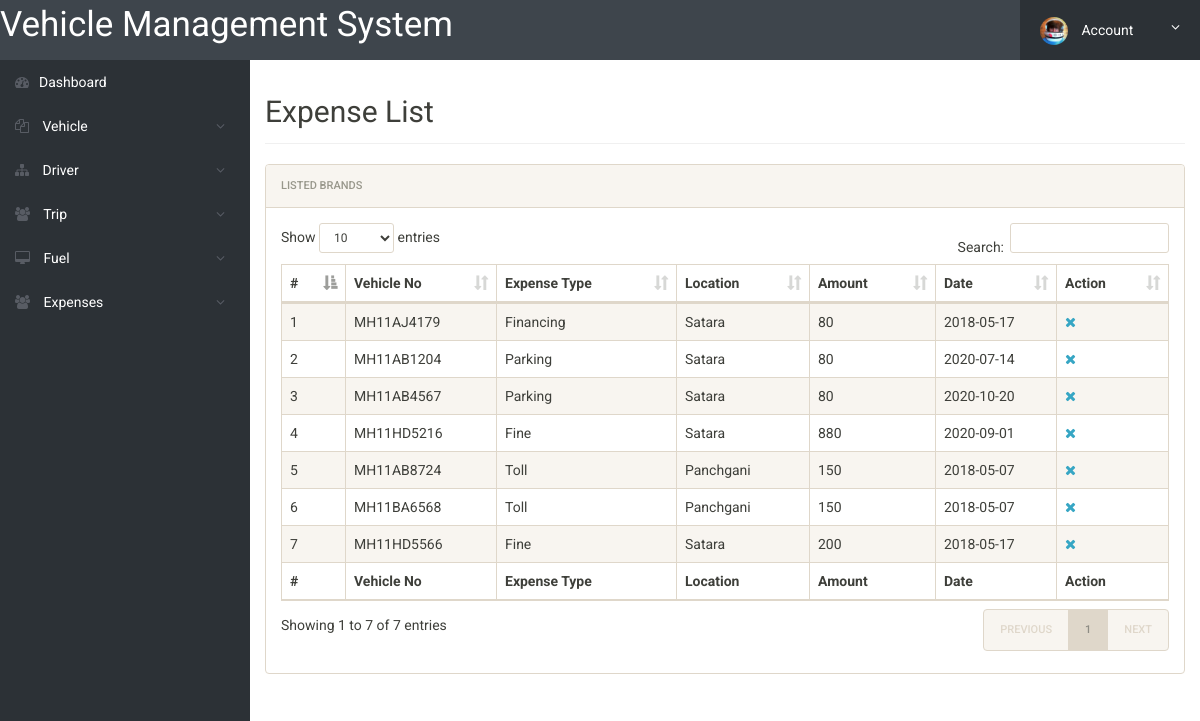
/Expense-List.php (signed in), run on the app's committed database.
### tables this page shows
CREATE TABLE `tblexpense` (
  `id` int(5) NOT NULL,
  `Vehicle_No` varchar(14) NOT NULL,
  `Expense_Type` varchar(20) NOT NULL,
  `Location` varchar(40) NOT NULL,
  `Amount` int(11) NOT NULL,
  `Date` date NOT NULL
);

### Expense-List.php (the view, shortened to what this page needs)
<?php
include('includes/config.php');
if(strlen($_SESSION['alogin'])==0)
{
	header('location:index.php');
}
else{
?>
<!doctype html>
<html lang="en" class="no-js">
<head>
	<link rel="stylesheet" href="css/font-awesome.min.css">
	<link rel="stylesheet" href="css/bootstrap.min.css">
	<link rel="stylesheet" href="css/dataTables.bootstrap.min.css">
	<link rel="stylesheet" href="css/bootstrap-social.css">
	<link rel="stylesheet" href="css/bootstrap-select.css">
	<link rel="stylesheet" href="css/fileinput.min.css">
	<link rel="stylesheet" href="css/awesome-bootstrap-checkbox.css">
	<link rel="stylesheet" href="css/style.css">
</head>
<body>
	<?php include('includes/header.php');?>
	<div class="ts-main-content">
		<?php include('includes/leftbar.php');?>
		<div class="content-wrapper">
			<div class="container-fluid">
				<div class="row">
					<div class="col-md-12">
						<h2 class="page-title">Expense List</h2>
						<div class="panel panel-default">
							<div class="panel-heading">Listed  Brands</div>
							<div class="panel-body">
								<table id="zctb" class="display table table-striped table-bordered table-hover" cellspacing="0" width="100%">
									<thead>
										<tr>
										<th>#</th>
											<th>Vehicle No</th>
											<th>Expense Type</th>
											<th>Location </th>
											<th>Amount</th>
										    <th>Date </th>
											<th>Action</th>
										</tr>
									</thead>
									<tfoot>
										<tr>
										<th>#</th>
											<th>Vehicle No</th>
											<th>Expense Type</th>
											<th>Location </th>
											<th>Amount</th>
										    <th>Date </th>
											<th>Action</th>
										</tr>
									</tfoot>
									<tbody>
									<?php $sql = "SELECT * from  tblexpense ";
$query = $dbh -> prepare($sql);
$query->execute();
$results=$query->fetchAll(PDO::FETCH_OBJ);
$cnt=1;
if($query->rowCount() > 0)
{
foreach($results as $result)
{				?>
										<tr>
											<td><?php echo htmlentities($cnt);?></td>
											<td><?php echo htmlentities($result->Vehicle_No);?></td>
											<td><?php echo htmlentities($result->Expense_Type);?></td>
											<td><?php echo htmlentities($result->Location);?></td>
											<td><?php echo htmlentities($result->Amount);?></td>
											<td><?php echo htmlentities($result->Date);?></td>
<td><a href="Expense-List.php?del=<?php echo $result->id;?>" onclick="return confirm('Do you want to delete');"><i class="fa fa-close"></i></a></td>
										</tr>
										<?php $cnt=$cnt+1; }} ?>
									</tbody>
								</table>
							</div>
						</div>
					</div>
				</div>
			</div>
		</div>
	</div>
</body>
</html>
<?php } ?>

### css/style.css (style rules this page uses)
html { font-size: 14px; }
@media only screen and (min-width: 480px) { html { font-size: 17px; } }
@media only screen and (min-width: 768px) { html { font-size: 14px; } }
body { font-size: 1em; }
a { color: #37a6c4; }
.panel { overflow: hidden; }
.page-title { padding-bottom: 15px; margin-bottom: 20px; border-bottom: 1px solid #f0f0f0; }
.ts-main-content .content-wrapper { padding-top: 15px; margin-top: 60px; }
@media only screen and (min-width: 992px) { .ts-main-content .content-wrapper { margin-left: 250px; } }

### data on the page
tblexpense: Vehicle_No "MH11AJ4179", Expense_Type "Financing", Location "Satara", Amount "80", Date "2018-05-17"
tblexpense: Vehicle_No "MH11AB1204", Expense_Type "Parking", Location "Satara", Amount "80", Date "2020-07-14"
tblexpense: Vehicle_No "MH11AB4567", Expense_Type "Parking", Location "Satara", Amount "80", Date "2020-10-20"
tblexpense: Vehicle_No "MH11HD5216", Expense_Type "Fine", Location "Satara", Amount "880", Date "2020-09-01"
tblexpense: Vehicle_No "MH11AB8724", Expense_Type "Toll", Location "Panchgani", Amount "150", Date "2018-05-07"
tblexpense: Vehicle_No "MH11BA6568", Expense_Type "Toll", Location "Panchgani", Amount "150", Date "2018-05-07"
tblexpense: Vehicle_No "MH11HD5566", Expense_Type "Fine", Location "Satara", Amount "200", Date "2018-05-17"
